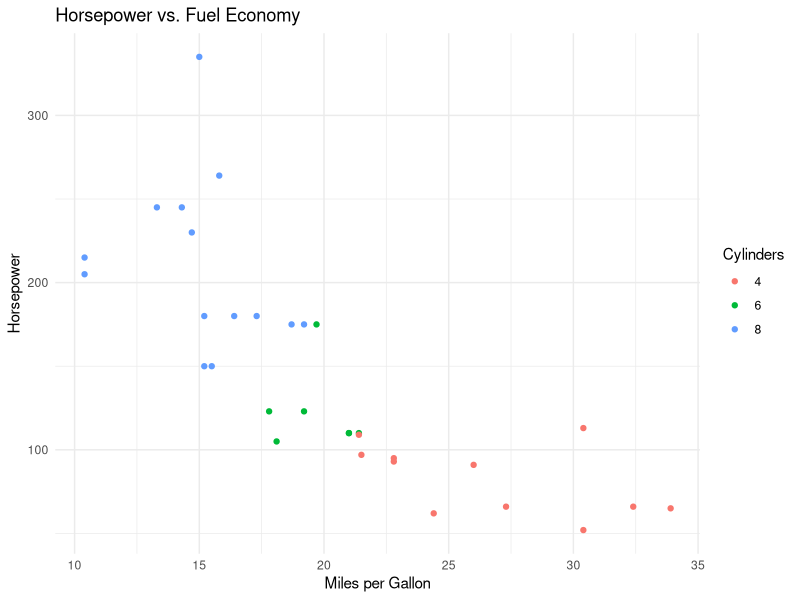
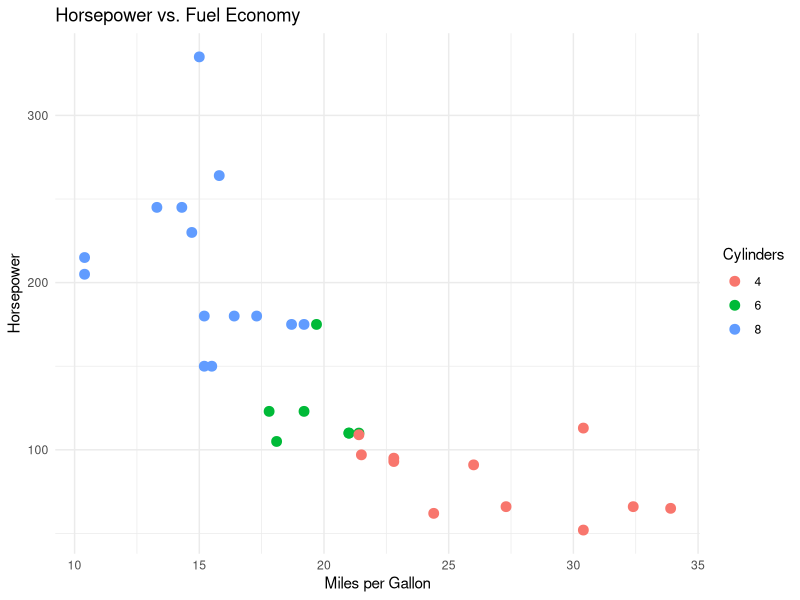
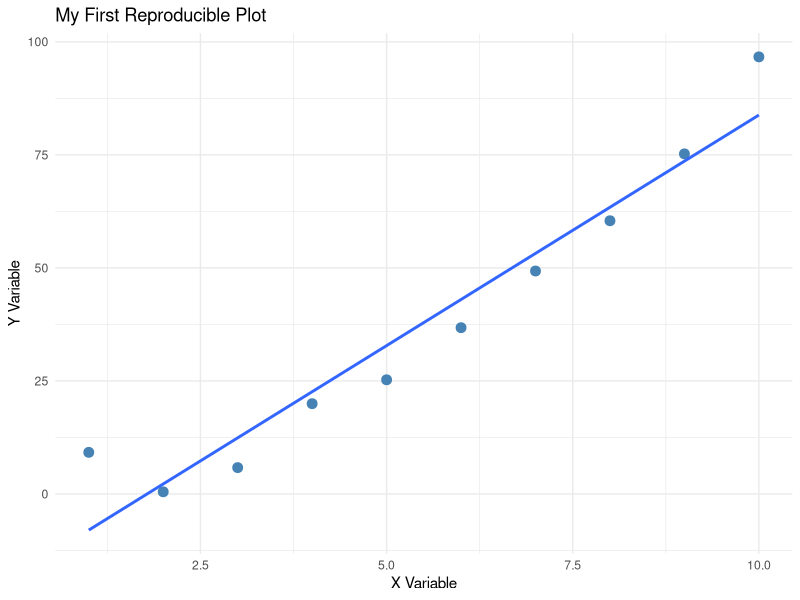

Write the R code that produced these figures, in order.
## ---- chunk 1
library(tidyverse)
data(mtcars)

# Calculate summary statistics
mpg_summary <- mtcars %>%
  summarise(
    mean_mpg = mean(mpg),
    median_mpg = median(mpg),
    n_cars = n()
  )

print(mpg_summary)

# Store values for inline use
mean_mpg_value <- mpg_summary$mean_mpg
## ---- chunk 2
ggplot(mtcars, aes(x = mpg, y = hp)) +
  geom_point(aes(color = factor(cyl))) +
  labs(
    title = "Horsepower vs. Fuel Economy",
    x = "Miles per Gallon",
    y = "Horsepower",
    color = "Cylinders"
  ) +
  theme_minimal()
## ---- chunk 3
#| echo: true
#| code-line-numbers: "1-3|4-10|12"
library(tidyverse)
data(mtcars)

# Calculate summary statistics
mpg_summary <- mtcars %>%
  summarise(
    mean_mpg = mean(mpg),
    median_mpg = median(mpg),
    n_cars = n()
  )

print(mpg_summary)
## ---- chunk 4
#| echo: false

# Store values for inline use
mean_mpg_value <- mpg_summary$mean_mpg
## ---- chunk 5
#| echo: false
#| fig-width: 8
#| fig-height: 5


ggplot(mtcars, aes(x = mpg, y = hp)) +
  geom_point(aes(color = factor(cyl)), size = 3) +
  labs(
    title = "Horsepower vs. Fuel Economy",
    x = "Miles per Gallon",
    y = "Horsepower",
    color = "Cylinders"
  ) +
  theme_minimal()
## ---- chunk 6
# Demonstrate basic R commands
library(tidyverse)

# Create some data
my_data <- data.frame(
  x = 1:10,
  y = (1:10)^2 + rnorm(10, 0, 5)
)

# Summary statistics
summary(my_data)

# Store values for inline use
mean_x <- mean(my_data$x)
## ---- chunk 7
ggplot(my_data, aes(x = x, y = y)) +
  geom_point(size = 3, color = "steelblue") +
  geom_smooth(method = "lm", se = FALSE) +
  labs(
    title = "My First Reproducible Plot",
    x = "X Variable",
    y = "Y Variable"
  ) +
  theme_minimal()
